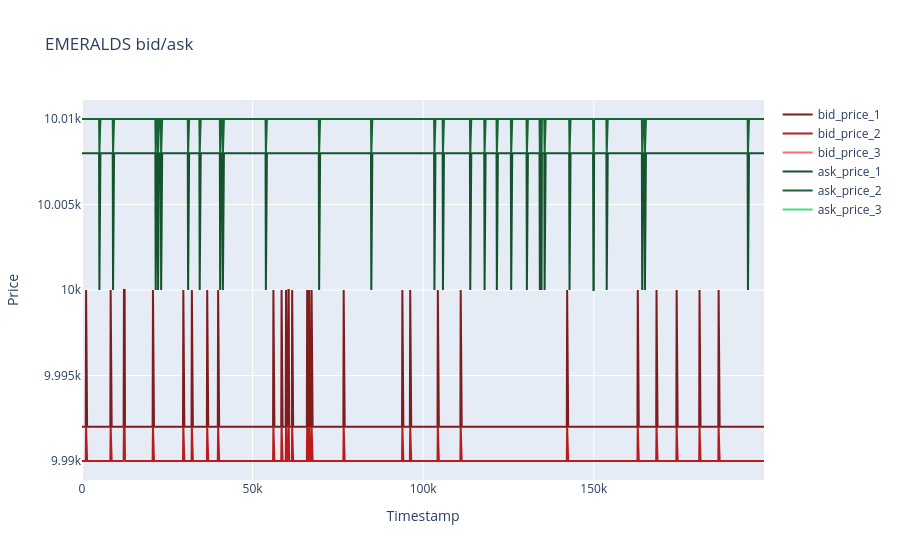

This figure's notebook cell:
### Code cell
import plotly.graph_objects as go

EMERALDS_orderbook = activities[activities["product"] == "EMERALDS"].copy()
fig_e = go.Figure()

BID_COLORS = {
    "bid_price_1": "#7f1d1d",
    "bid_price_2": "#b91c1c",
    "bid_price_3": "#f87171",
}
ASK_COLORS = {
    "ask_price_1": "#14532d",
    "ask_price_2": "#166534",
    "ask_price_3": "#4ade80",
}

for y in ["bid_price_1", "bid_price_2", "bid_price_3"]:
    fig_e.add_trace(
        go.Scatter(
            x=EMERALDS_orderbook["timestamp"],
            y=EMERALDS_orderbook[y],
            mode="lines",
            name=y,
            line=dict(color=BID_COLORS[y], width=2),
            hovertemplate="Timestamp: %{x}<br>Price: %{y}<br>Volume: %{text}",
            text=EMERALDS_orderbook[y.replace("price", "volume")],
        )
    )
for y in ["ask_price_1", "ask_price_2", "ask_price_3"]:
    fig_e.add_trace(
        go.Scatter(
            x=EMERALDS_orderbook["timestamp"],
            y=EMERALDS_orderbook[y],
            mode="lines",
            name=y,
            line=dict(color=ASK_COLORS[y], width=2),
            hovertemplate="Timestamp: %{x}<br>Price: %{y}<br>Volume: %{text}",
            text=EMERALDS_orderbook[y.replace("price", "volume")],
        )
    )
fig_e.update_layout(xaxis_title="Timestamp", yaxis_title="Price", title="EMERALDS bid/ask")
fig_e.show()

### Figure 1 — Plotly figure (JSON) as saved in the notebook; plotly's stock layout.template omitted (floating-point values rounded to 4 significant figures; data arrays with more than 128 entries replaced by an {"elided": "..."} marker saying what was removed)
{"data": [{"hovertemplate": "Timestamp: %{x}<br>Price: %{y}<br>Volume: %{text}", "line": {"color": "#7f1d1d", "width": 2}, "mode": "lines", "name": "bid_price_1", "text": {"elided": "2000 float values"}, "type": "scatter", "x": {"elided": "2000 int values"}, "y": {"elided": "2000 int values"}}, {"hovertemplate": "Timestamp: %{x}<br>Price: %{y}<br>Volume: %{text}", "line": {"color": "#b91c1c", "width": 2}, "mode": "lines", "name": "bid_price_2", "text": {"elided": "2000 float values"}, "type": "scatter", "x": {"elided": "2000 int values"}, "y": {"elided": "2000 int values"}}, {"hovertemplate": "Timestamp: %{x}<br>Price: %{y}<br>Volume: %{text}", "line": {"color": "#f87171", "width": 2}, "mode": "lines", "name": "bid_price_3", "text": {"elided": "2000 float values"}, "type": "scatter", "x": {"elided": "2000 int values"}, "y": {"elided": "2000 float values"}}, {"hovertemplate": "Timestamp: %{x}<br>Price: %{y}<br>Volume: %{text}", "line": {"color": "#14532d", "width": 2}, "mode": "lines", "name": "ask_price_1", "text": {"elided": "2000 float values"}, "type": "scatter", "x": {"elided": "2000 int values"}, "y": {"elided": "2000 int values"}}, {"hovertemplate": "Timestamp: %{x}<br>Price: %{y}<br>Volume: %{text}", "line": {"color": "#166534", "width": 2}, "mode": "lines", "name": "ask_price_2", "text": {"elided": "2000 float values"}, "type": "scatter", "x": {"elided": "2000 int values"}, "y": {"elided": "2000 int values"}}, {"hovertemplate": "Timestamp: %{x}<br>Price: %{y}<br>Volume: %{text}", "line": {"color": "#4ade80", "width": 2}, "mode": "lines", "name": "ask_price_3", "text": {"elided": "2000 float values"}, "type": "scatter", "x": {"elided": "2000 int values"}, "y": {"elided": "2000 float values"}}], "layout": {"title": {"text": "EMERALDS bid/ask"}, "xaxis": {"title": {"text": "Timestamp"}}, "yaxis": {"title": {"text": "Price"}}}}
